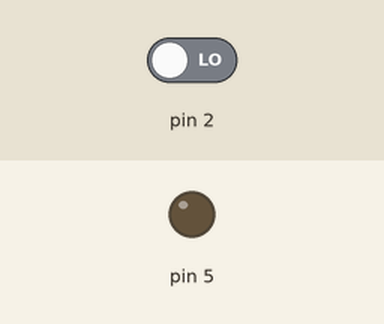
Recording of a sketch running on a simulated Arduino Uno, built with avr-gcc and run on an emulated ATmega328P. Parts: output pins drawn as LEDs (lit = HIGH). The inputs (shaded band) are chosen by the test bench; at power-on: pin 2 LOW. What the sketch prints to the serial monitor is not drawn.

Above: at 2.8 s.
2.9 s: pin 2 driven HIGH
At 3.6 s:
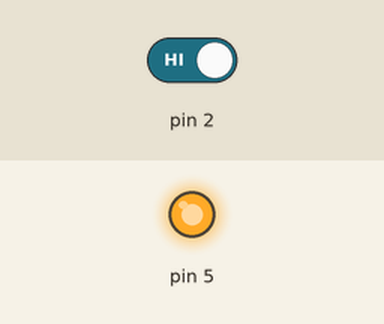
4.5 s: pin 2 driven LOW
At 8.6 s:
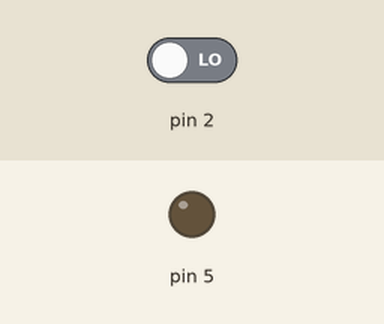
Timing chart, 0 to 10.1 s (numbered marks = the images above; inputs shaded):
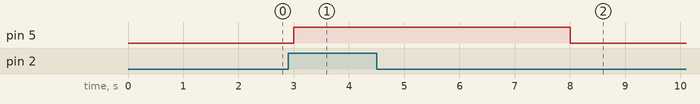

Measured:
- after the input at 2.9 s, pin 5: LOW → HIGH after 0.10 s
- after the input at 4.5 s, pin 5: HIGH → LOW after 3.5 s

The sketch:

TINKERCAD__IF_ELSE_jofo1.ino
```cpp
// C++ code
//
void setup()
{
  pinMode(2,INPUT);
  pinMode(5,OUTPUT);
  Serial.begin(9600);
}

void loop()
{
  int i=digitalRead(2);
  Serial.print(i);
  if (i==1) {
    digitalWrite(5,HIGH);
    delay(5000);}
  else {
    digitalWrite(5,LOW);
    delay(1000);}
}
```
